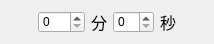
<?xml version="1.0" encoding="UTF-8"?>
<ui version="4.0">
 <class>MinutesSecondsBox</class>
 <widget class="QWidget" name="MinutesSecondsBox">
  <property name="geometry">
   <rect>
    <x>0</x>
    <y>0</y>
    <width>214</width>
    <height>44</height>
   </rect>
  </property>
  <property name="minimumSize">
   <size>
    <width>20</width>
    <height>20</height>
   </size>
  </property>
  <property name="windowTitle">
   <string>Form</string>
  </property>
  <layout class="QGridLayout" name="gridLayout">
   <item row="0" column="3">
    <widget class="QSpinBox" name="secondsBox">
     <property name="maximum">
      <number>59</number>
     </property>
    </widget>
   </item>
   <item row="0" column="2">
    <widget class="QLabel" name="timeSperator">
     <property name="font">
      <font>
       <family>Yuppy SC</family>
       <pointsize>12</pointsize>
       <weight>50</weight>
       <bold>false</bold>
      </font>
     </property>
     <property name="text">
      <string>分</string>
     </property>
     <property name="alignment">
      <set>Qt::AlignCenter</set>
     </property>
    </widget>
   </item>
   <item row="0" column="4">
    <widget class="QLabel" name="timeSperator_2">
     <property name="font">
      <font>
       <family>Yuppy SC</family>
       <pointsize>12</pointsize>
       <weight>50</weight>
       <bold>false</bold>
      </font>
     </property>
     <property name="text">
      <string>秒</string>
     </property>
     <property name="alignment">
      <set>Qt::AlignCenter</set>
     </property>
    </widget>
   </item>
   <item row="0" column="0">
    <spacer name="horizontalSpacer">
     <property name="orientation">
      <enum>Qt::Horizontal</enum>
     </property>
     <property name="sizeHint" stdset="0">
      <size>
       <width>40</width>
       <height>20</height>
      </size>
     </property>
    </spacer>
   </item>
   <item row="0" column="1">
    <widget class="QSpinBox" name="munitesBox">
     <property name="minimumSize">
      <size>
       <width>0</width>
       <height>0</height>
      </size>
     </property>
     <property name="baseSize">
      <size>
       <width>0</width>
       <height>0</height>
      </size>
     </property>
     <property name="maximum">
      <number>999</number>
     </property>
    </widget>
   </item>
   <item row="0" column="5">
    <spacer name="horizontalSpacer_2">
     <property name="orientation">
      <enum>Qt::Horizontal</enum>
     </property>
     <property name="sizeHint" stdset="0">
      <size>
       <width>40</width>
       <height>20</height>
      </size>
     </property>
    </spacer>
   </item>
  </layout>
 </widget>
 <resources/>
 <connections/>
</ui>
